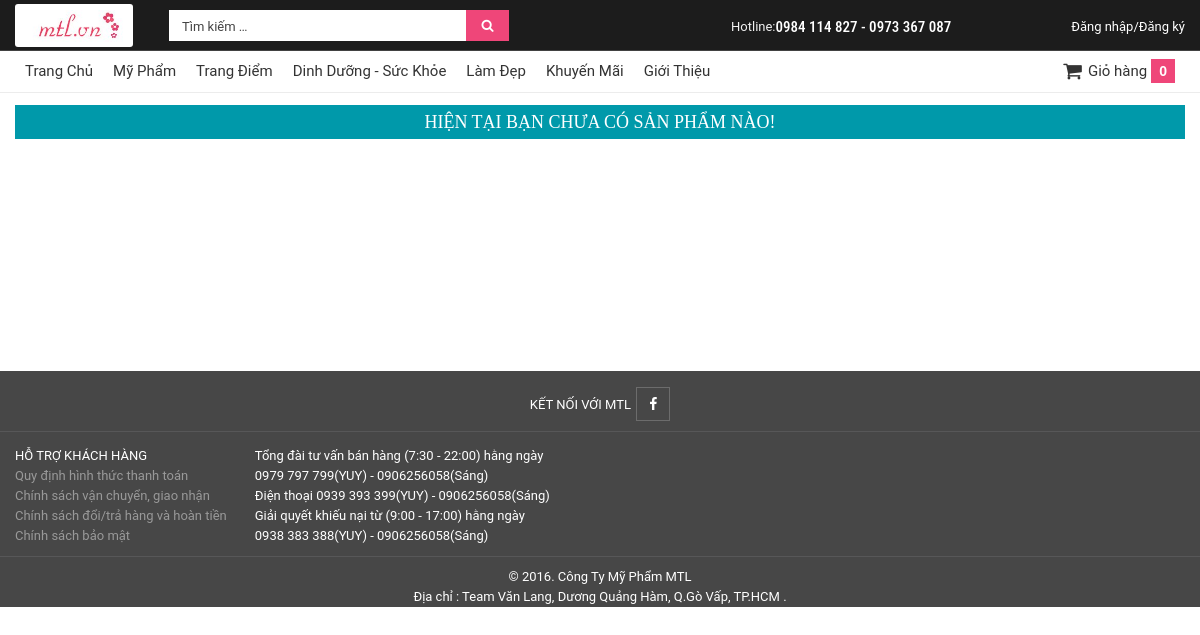
Page /admin/success.php on the committed database.
### tables this page shows
CREATE TABLE `logo_website` (
  `id_logo` int(50) NOT NULL,
  `name_logo` varchar(100) NOT NULL,
  `image_logo` varchar(50) NOT NULL
);

CREATE TABLE `menu` (
  `id_menu` int(10) NOT NULL,
  `name_menu` varchar(50) NOT NULL,
  `link_menu` varchar(50) NOT NULL
);

### admin/success.php (the view, shortened to what this page needs)
<?php
	$prd = 0;
?>
<!DOCTYPE html PUBLIC "-//W3C//DTD XHTML 1.0 Transitional//EN" "http://www.w3.org/TR/xhtml1/DTD/xhtml1-transitional.dtd">
<html xmlns="http://www.w3.org/1999/xhtml">
<head>
<link rel="stylesheet" type="text/css" href="../css/style.css"/>
<link rel="stylesheet" type="text/css" href="../css/reset.css"/>
<link rel="stylesheet" href="https://maxcdn.bootstrapcdn.com/font-awesome/4.4.0/css/font-awesome.min.css" />
</head>
<body>
<div id ="wrapper">
<?php
	include("../index/connect.php");
?>
<div id ="header">
	<div class ="topbar">
    <div class ="container">
    	<div class="logo">
        	<a href="#"><?php
            	$logo_query = mysqli_query($conn,"SELECT * FROM logo_website ORDER BY  id_logo DESC limit 1");
				while($logo_items = mysqli_fetch_array($logo_query))
				{
					echo '<img src="../images/'.$logo_items['image_logo'].'" alt="'.$logo_items['name_logo'].'" tittle="'.$logo_items['name_logo'].'"/>';
				}
			?></a>
        </div>
    	<div class="search">
        	<form class="searchform" action="../index/search.php" method="get">
			<input class="s" onfocus="if (this.value == 'Tìm kiếm …') {this.value = '';}" onblur="if (this.value == '') {this.value =		 		'Tìm kiếm …';}" type="text" name="timkiem" value="Tìm kiếm …" width="300px" />
        	<button class="searchsubmit" name="btTimkiem" type="submit" value=""> </button>
			</form>
        </div>
        <div class="login">
        <?php
        	if (isset($_SESSION['username']))
			{
				echo '<a href="../admin/admin.php" style="display:block; !important;" class="xinchao">Xin chào: '.$_SESSION['username'].'
				<div class="hv_member">
          		<span class="exit"><a href="../admin/logout.php">Đăng xuất</a></span>
         		 </div>
				</a>';
				echo '<a href="#login-box" class="login-window" style="display:none !important;">Đăng nhập</a><a href="#" style="display:none !important;"> / Đăng ký</a>';
			}
			else
			{
				echo '<a href="#login-box" class="login-window" style="display:block !important;">Đăng nhập/Đăng ký</a>
';
			}
		?>
        </div>
       	<div class="hotline">
        	<div class="ptittle">Hotline:</div>
            <div class="pdetail">0984 114 827 - 0973 367 087</div>
        </div>
     </div>
    </div>
    <div class="menu">
    	<div class="container">
        	<div class="nav">
        	<?php
				$menu_query = "SELECT * FROM menu";
				$menu_result = mysqli_query($conn,$menu_query) or die ('Cannot connect table!'.mysqli_error($conn));
				while ($menu_items = mysqli_fetch_array($menu_result,MYSQLI_ASSOC))
				{
					echo "<div class='menu_leve_1'><a href = '../".$menu_items['link_menu']."' class='parent'>".$menu_items['name_menu']."</a>
					<ul class='menuHiden' style='display: none;margin-bottom: 0px;margin-top: 0px;padding-left: 0px;padding-right:10px;'>";
					echo "</ul></div>";
				}
			?>
            <div class="cart_div">
            <a href="../san-pham/shopping-cart.php" class="cart_top">
            	<span class="count"><?php echo $prd; ?></span>
    			<span class="tit">Giỏ hàng</span>
    		</a>
            </div>
            </div>
        </div>
    </div>
</div>
<div class="navigation">
</div>
<form method="post">
	<div class="main-shopping">
<p class="cart_info"><?php if($_SESSION['cart'] != NULL) {echo "Thông tin chi tiết giỏ hàng!";} else{echo"Hiện tại bạn chưa có sản phẩm nào!";} ?></p>
</form>
</div>
<div class="clear10px"></div>
<div class="clear50px"></div>
<div class="footer">
	<div class="homeEmail">
    	<div class="container">
        	<div class="connect">
            	KẾT NỐI VỚI MTL
                <a title="Facebook Khuong Yuy" href="https://www.facebook.com/profile.php?id=100034926752827" rel="nofollow" target="_blank" class="fb"></a>
            </div>
        </div>
    </div>
    <div class="container">
    	<div class="link">
        	<div class="tittleSk">HỖ TRỢ KHÁCH HÀNG</div>
            <ul>
            	<li><a href="#" title="Quy định hình thức thanh toán">Quy định hình thức thanh toán</a></li>
                <li><a href="#" title="Chính sách vận chuyển, giao nhận">Chính sách vận chuyển, giao nhận</a></li>
                <li><a href="#" title=" Chính sách đổi/trả hàng và hoàn tiền "> Chính sách đổi/trả hàng và hoàn tiền </a></li>
                <li><a href="#" title=" Chính sách bảo mật "> Chính sách bảo mật </a></li>
            </ul>
        </div>
        <div class="link call"> Tổng đài tư vấn bán hàng (7:30 - 22:00) hằng ngày<br/>
        	<span class="tongtaituphone">0979 797 799(YUY) - 0906256058(Sáng)</span><br/>
            Điện thoại
            <span class="tongtaituphone">0939 393 399(YUY)  - 0906256058(Sáng)</span><br/>
            Giải quyết khiếu nại từ (9:00 - 17:00) hằng ngày
            <span class="tongtaituphone">0938 383 388(YUY) - 0906256058(Sáng)</span>
        </div>
    </div>
    <div class="footerAdd"> © 2016. Công Ty Mỹ Phẩm MTL<br/>
    Địa chỉ : Team Văn Lang, Dương Quảng Hàm, Q.Gò Vấp, TP.HCM .
    </div>
</div>
</body>
</html>

### css/style.css (style rules this page uses)
#header { height: 55px; min-width: 1024px; position: absolute; top: 0; width: 100%; }
.topbar { background: #1c1c1c none repeat scroll 0 0; border-bottom: 1px solid #424242; color: #f1f1f1; font-size: 13px; height: 50px; }
.container { clear: both; margin: auto; width: 1170px; display: table; }
.logo { background: #fff none repeat scroll 0 0; border-radius: 3px; float: left; height: 37px; margin: 4px 0 0; padding: 6px 10px 0; width: 98px; }
.logo a img { height:32px; width:98px; float:left; }
.search { background: #fff none repeat scroll 0 0; float: left; margin: 10px 0 0 36px; position: relative; width: 340px; z-index: 999; }
.searchform input { border: medium none; font-family: "Roboto",Helvetica,Arial,sans-senif; font-size: 13px; font-weight: normal; height: 28px; padding-left: 13px; padding-top: 2px; width: 281px; }
.searchform button { background-color: #ef4679; border: medium none; cursor: pointer; float: right; height: 31px; position: relative; width: 43px; z-index: 99999; }
.search .searchsubmit:before { content: "\f002"; font-family: FontAwesome; color: #fff; }
.hotline { float:right; padding-top:12px; line-height:30px; padding-right:110px; }
.ptittle { float:left; }
.pdetail { color: #ffffff; float: left; font-family: "Roboto Condensed","Roboto",Helvetica,Arial,sans-senif; font-size: 15px; font-weight: 500; margin-right: 10px; }
.menu { border-bottom: 1px solid #ececec; clear: both; height: 40px; margin-top: 1px; position: relative; }
.menu .nav .menu_leve_1 { float: left; }
.menu .nav a { display: block; font-size: 15px; line-height: 39px; margin-left: 10px; margin-right: 10px; color: #333333; text-decoration:none; }
.menu .nav .cart_top { float: right; }
.menu .nav .cart_top .tit { display: block; float: right; padding-left: 6px; padding-right: 4px; }
.cart_top { float: right; line-height: 25px; display: block; color: #333333; font-size:16px; text-decoration:none; position:relative; }
.cart_top:before { content: "\f07a"; font-family: FontAwesome; font-size: 20px; }
.menu .nav .cart_top .count { background: #ef4679 none repeat scroll 0 0; color: #fff; display: block; float: right; font: 700 14px/24px "Ubuntu",sans-serif; margin-top: 7px; padding: 0 8px; position: relative; }
.footer { background: #474747 none repeat scroll 0 0; clear: both; color: #fff; font-size: 13px; margin-top: 20px; }
.footer .homeEmail { border-bottom: 1px solid #575758; clear: both; padding-bottom: 10px; padding-top: 10px; }
.footer .homeEmail .connect { text-align:center; padding-top: 6px; }
.footer .homeEmail .connect a { border: 1px solid rgba(255, 255, 255, 0.2); color: white; display: inline-block; font-size: 14px; height: 32px; line-height: 32px; margin-left: 2px; text-align: center; width: 32px; font-family: FontAwesome; text-decoration:none; }
.footer a { color: #999; }
.fb:before { content: "\f09a"; }
.footer .link { float: left; padding-right: 28px; padding-top: 14px; }
.footer .link ul { list-style:none; margin:0px; padding:0px; }
.footer .link a { text-decoration:none; }
.footer .call { width: 300px; }
.footer .footerAdd { border-top: 1px solid #575758; clear: both; margin-top: 10px; padding-top: 10px; text-align: center; }
.navigation { clear: both; height: 25px; line-height: 25px; margin-top: 93px; }
.clear10px { clear: both; height: 10px; }
.main-shopping { margin: -51px auto 0; width: 1170px; }
.cart_info { background: #0099aa; color: #FFF; text-align: center; text-transform: uppercase; font-weight: 100; font-size: 18px; font-family: tahoma; padding: 7px; }
.login { float: right; padding-top: 12px; line-height: 30px; position:relative; }
.login a { color: #fff; }
.clear50px { clear: both; height: 184px; }

### rows in the picture
logo_website: image_logo (picture)
menu: name_menu "Trang Chủ"
menu: name_menu "Mỹ Phẩm"
menu: name_menu "Trang Điểm"
menu: name_menu "Dinh Dưỡng - Sức Khỏe"
menu: name_menu "Làm Đẹp"
menu: name_menu "Khuyến Mãi"
menu: name_menu "Giới Thiệu"

### other values in the picture
$prd "0"
